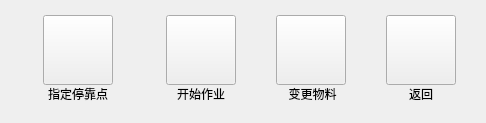
       <widget class="QWidget" name="controlExcavatorWorkPage">
        <layout class="QHBoxLayout" name="horizontalLayout_38">
         <property name="spacing">
          <number>40</number>
         </property>
         <property name="leftMargin">
          <number>30</number>
         </property>
         <property name="topMargin">
          <number>15</number>
         </property>
         <property name="rightMargin">
          <number>30</number>
         </property>
         <property name="bottomMargin">
          <number>20</number>
         </property>
         <item>
          <layout class="QVBoxLayout" name="verticalLayout_88">
           <property name="spacing">
            <number>0</number>
           </property>
           <item>
            <layout class="QHBoxLayout" name="horizontalLayout_22">
             <property name="spacing">
              <number>0</number>
             </property>
             <item>
              <spacer name="horizontalSpacer_7">
               <property name="orientation">
                <enum>Qt::Horizontal</enum>
               </property>
               <property name="sizeHint" stdset="0">
                <size>
                 <width>13</width>
                 <height>20</height>
                </size>
               </property>
              </spacer>
             </item>
             <item>
              <widget class="QPushButton" name="changeStopBtn">
               <property name="minimumSize">
                <size>
                 <width>70</width>
                 <height>70</height>
                </size>
               </property>
               <property name="maximumSize">
                <size>
                 <width>70</width>
                 <height>70</height>
                </size>
               </property>
               <property name="text">
                <string/>
               </property>
              </widget>
             </item>
             <item>
              <spacer name="horizontalSpacer_8">
               <property name="orientation">
                <enum>Qt::Horizontal</enum>
               </property>
               <property name="sizeHint" stdset="0">
                <size>
                 <width>13</width>
                 <height>20</height>
                </size>
               </property>
              </spacer>
             </item>
            </layout>
           </item>
           <item>
            <widget class="QLabel" name="changeStopBtnLabel">
             <property name="text">
              <string>指定停靠点</string>
             </property>
             <property name="alignment">
              <set>Qt::AlignCenter</set>
             </property>
            </widget>
           </item>
          </layout>
         </item>
         <item>
          <layout class="QVBoxLayout" name="verticalLayout_85">
           <property name="spacing">
            <number>0</number>
           </property>
           <item>
            <widget class="QPushButton" name="startWorkBtn">
             <property name="minimumSize">
              <size>
               <width>70</width>
               <height>70</height>
              </size>
             </property>
             <property name="maximumSize">
              <size>
               <width>70</width>
               <height>70</height>
              </size>
             </property>
             <property name="text">
              <string/>
             </property>
            </widget>
           </item>
           <item>
            <widget class="QLabel" name="startWorkBtnLabel">
             <property name="text">
              <string>开始作业</string>
             </property>
             <property name="alignment">
              <set>Qt::AlignCenter</set>
             </property>
            </widget>
           </item>
          </layout>
         </item>
         <item>
          <layout class="QVBoxLayout" name="verticalLayout_86">
           <property name="spacing">
            <number>0</number>
           </property>
           <item>
            <widget class="QPushButton" name="changeMaterBtn">
             <property name="minimumSize">
              <size>
               <width>70</width>
               <height>70</height>
              </size>
             </property>
             <property name="maximumSize">
              <size>
               <width>70</width>
               <height>70</height>
              </size>
             </property>
             <property name="text">
              <string/>
             </property>
            </widget>
           </item>
           <item>
            <widget class="QLabel" name="changeMaterBtnLabel">
             <property name="text">
              <string> 变更物料</string>
             </property>
             <property name="alignment">
              <set>Qt::AlignCenter</set>
             </property>
            </widget>
           </item>
          </layout>
         </item>
         <item>
          <layout class="QVBoxLayout" name="verticalLayout_87">
           <property name="spacing">
            <number>0</number>
           </property>
           <item>
            <widget class="QPushButton" name="workBackBtn">
             <property name="minimumSize">
              <size>
               <width>70</width>
               <height>70</height>
              </size>
             </property>
             <property name="maximumSize">
              <size>
               <width>70</width>
               <height>70</height>
              </size>
             </property>
             <property name="text">
              <string/>
             </property>
            </widget>
           </item>
           <item>
            <widget class="QLabel" name="workBackBtnLabel">
             <property name="text">
              <string>返回</string>
             </property>
             <property name="alignment">
              <set>Qt::AlignCenter</set>
             </property>
            </widget>
           </item>
          </layout>
         </item>
        </layout>
       </widget>
